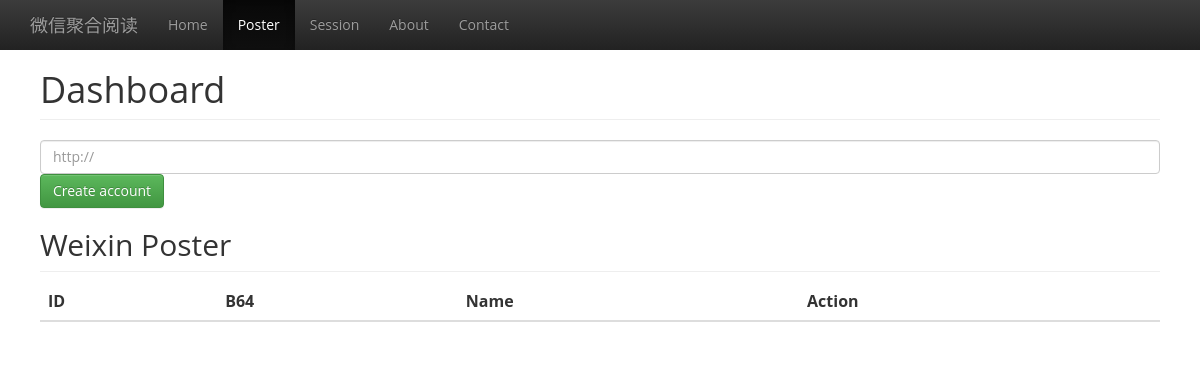
The app's page /weixin/poster/, older data.
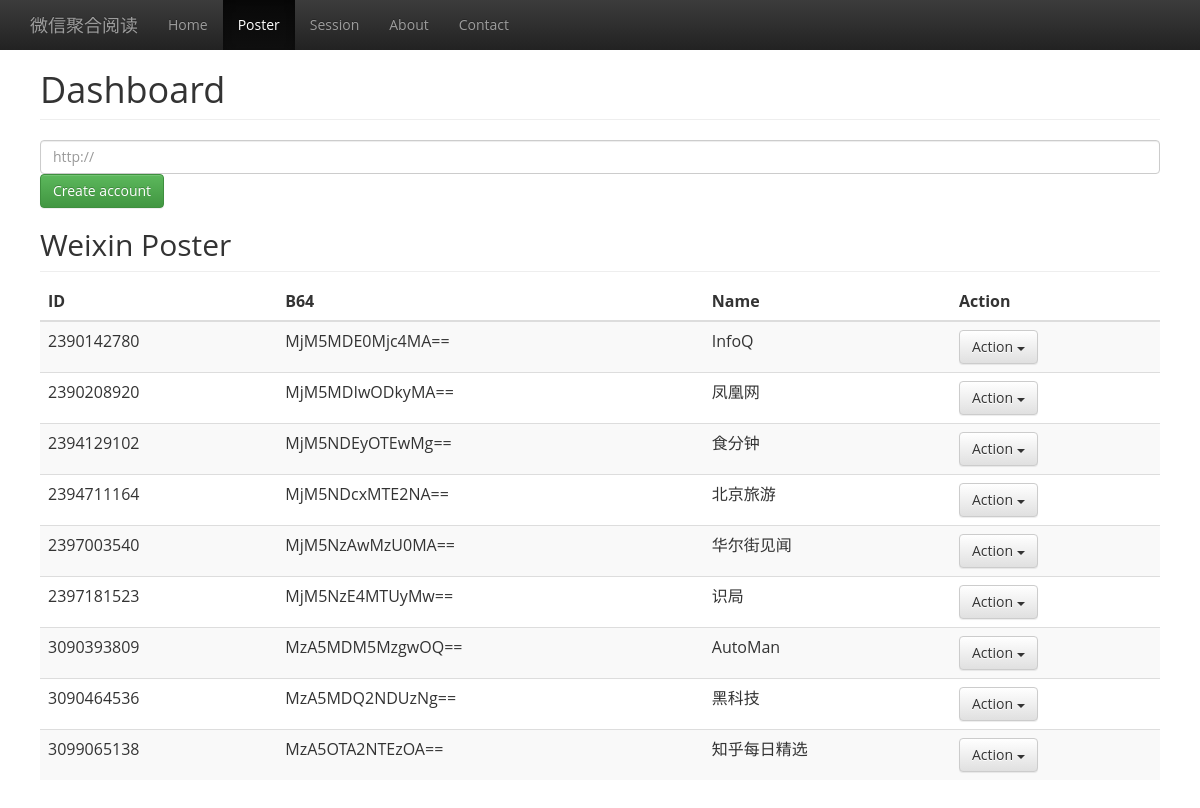
The same page, newer data.
### weisite/models.py (models this page shows)
class weixin_poster(models.Model):
    poster_id = models.IntegerField(primary_key=True)
    poster_b64 = models.CharField(max_length=100)
    poster_name = models.CharField(max_length=100)
    poster_last_thread = models.IntegerField()

### weisite/views.py (the view)
def poster(request):
    posters = weixin_poster.objects.all().order_by('poster_id')
    return render_to_response('poster.html', {'poster_list' : posters})

### weisite/templates/poster.html (shortened to what this page needs)
{% load staticfiles %}
<html>
<head>
<link rel="stylesheet" href="http://cdn.bootcss.com/bootstrap/3.3.0/css/bootstrap.min.css">
<link rel="stylesheet" href="http://cdn.bootcss.com/bootstrap/3.3.0/css/bootstrap-theme.min.css">
<link href='http://fonts.useso.com/css?family=Open+Sans:300,400,600&subset=latin,latin-ext' rel='stylesheet'>
<link rel="stylesheet" href={% static 'css/dashboard.css' %}>
</head>
<body>
{% block navbar %}
 <nav class="navbar navbar-inverse navbar-fixed-top">
      <div class="container">
        <div class="navbar-header">
          <a class="navbar-brand" href="#">微信聚合阅读</a>
        </div>
        <div id="navbar" class="collapse navbar-collapse">
          <ul class="nav navbar-nav">
            <li><a href="/weixin/home">Home</a></li>
            <li class="active" href="poster"><a href="#">Poster</a></li>
            <li><a href="/weixin/key">Session</a></li>
            <li><a href="#about">About</a></li>
            <li><a href="#contact">Contact</a></li>
          </ul>
        </div>
      </div>
    </nav>
{% endblock %}
<div class="container-fluid">
      <div class="row">
        <div class="col-sm-12 main">
          <h1 class="page-header">Dashboard</h1>
            <form action='/weixin/key' method="GET">
                <input type="text" class="form-control" name="inputURL" placeholder="http://">
                <button type="submit" class="btn btn-success">Create account</button>
            </form>
          <h2 class="sub-header">Weixin Poster</h2>
          <div class="table-responsive">
            <table class="table table-striped">
              <thead>
                <tr>
                  <th>ID</th>
                  <th>B64</th>
                  <th>Name</th>
                  <th>Action</th>
                </tr>
              </thead>
              <tbody>
                {% for poster in poster_list %}
                    <tr>
                      <td>{{poster.poster_id}}</td>
                      <td>{{poster.poster_b64}}</td>
                      <td>{{poster.poster_name}}</td>
                      <td>
                            <div class="btn-group">
                              <button type="button" class="btn btn-default dropdown-toggle" data-toggle="dropdown" aria-expanded="false">
                                Action <span class="caret"></span>
                              </button>
                            </div>
                      </td>
                    </tr>
                {% endfor %}
              </tbody>
            </table>
          </div>
        </div>
      </div>
    </div>
</body>
</html>

### weisite/static/css/dashboard.css (style rules this page uses)
body { font-family: "Open Sans"; padding-top: 50px; }
.sub-header { padding-bottom: 10px; border-bottom: 1px solid #eee; }
.navbar-fixed-top { border: 0; }
.main { padding: 20px; }
@media (min-width: 768px) { .main { padding-right: 40px; padding-left: 40px; } }
.main .page-header { margin-top: 0; }

Row changes from the older to the newer data that the page shows:
added weixin_poster: poster_id "2390142780", poster_b64 "MjM5MDE0Mjc4MA==", poster_name "InfoQ"
added weixin_poster: poster_id "2390208920", poster_b64 "MjM5MDIwODkyMA==", poster_name "凤凰网"
added weixin_poster: poster_id "2394129102", poster_b64 "MjM5NDEyOTEwMg==", poster_name "食分钟"
added weixin_poster: poster_id "2394711164", poster_b64 "MjM5NDcxMTE2NA==", poster_name "北京旅游"
added weixin_poster: poster_id "2397003540", poster_b64 "MjM5NzAwMzU0MA==", poster_name "华尔街见闻"
added weixin_poster: poster_id "2397181523", poster_b64 "MjM5NzE4MTUyMw==", poster_name "识局"
added weixin_poster: poster_id "3090393809", poster_b64 "MzA5MDM5MzgwOQ==", poster_name "AutoMan"
added weixin_poster: poster_id "3090464536", poster_b64 "MzA5MDQ2NDUzNg==", poster_name "黑科技"
added weixin_poster: poster_id "3099065138", poster_b64 "MzA5OTA2NTEzOA==", poster_name "知乎每日精选"
